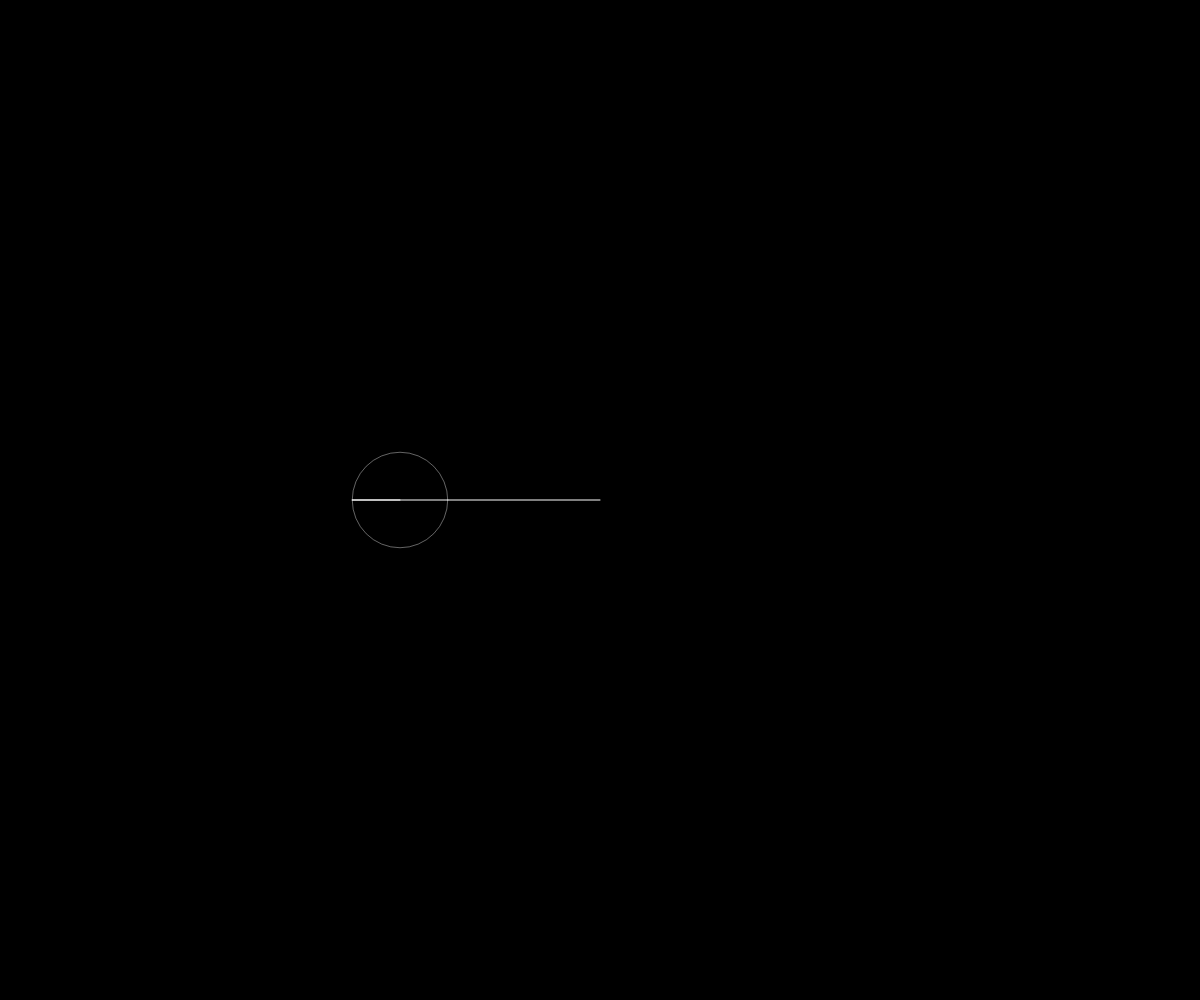
Frame 1 (no input)
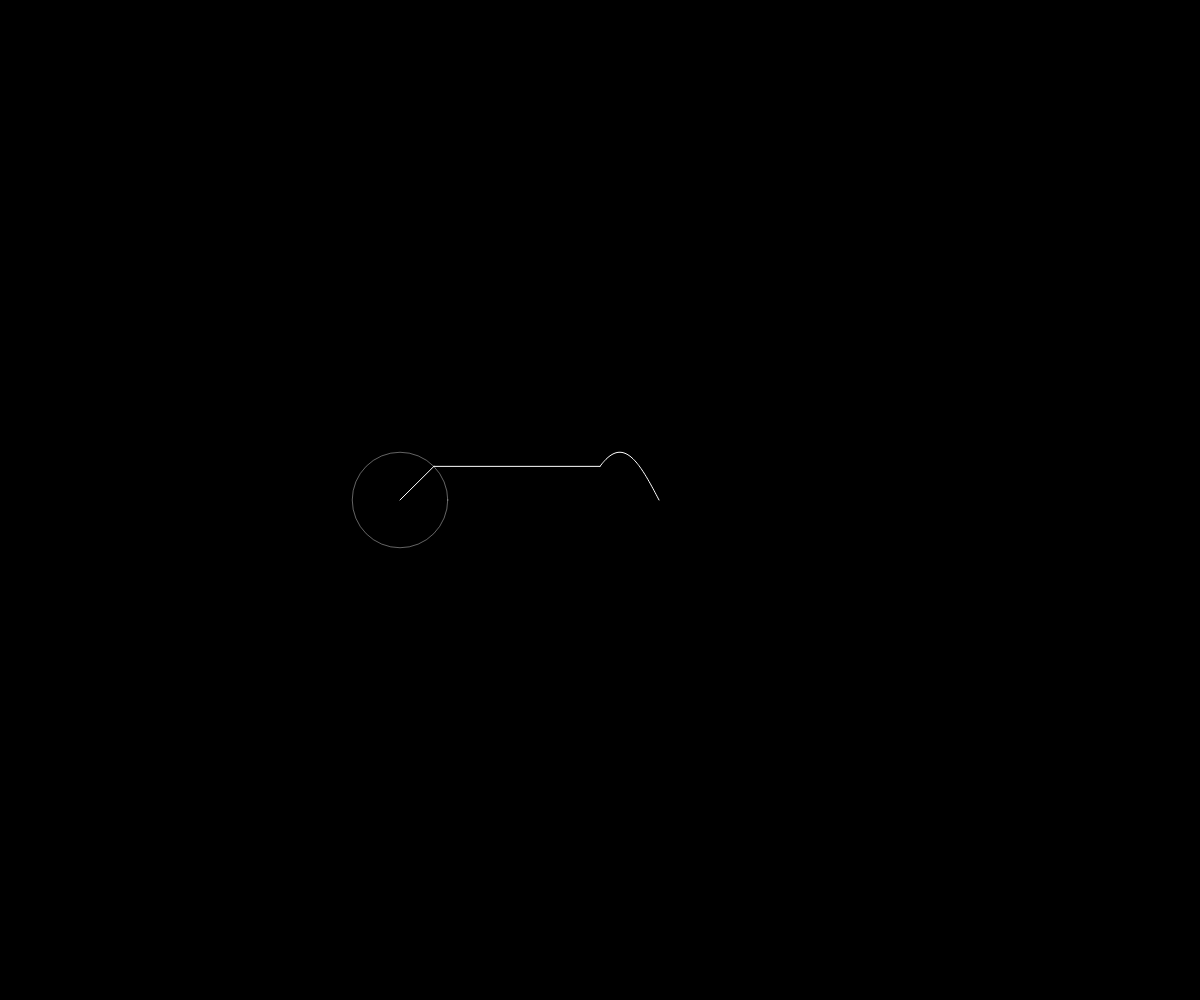
Frame 60 (no input)
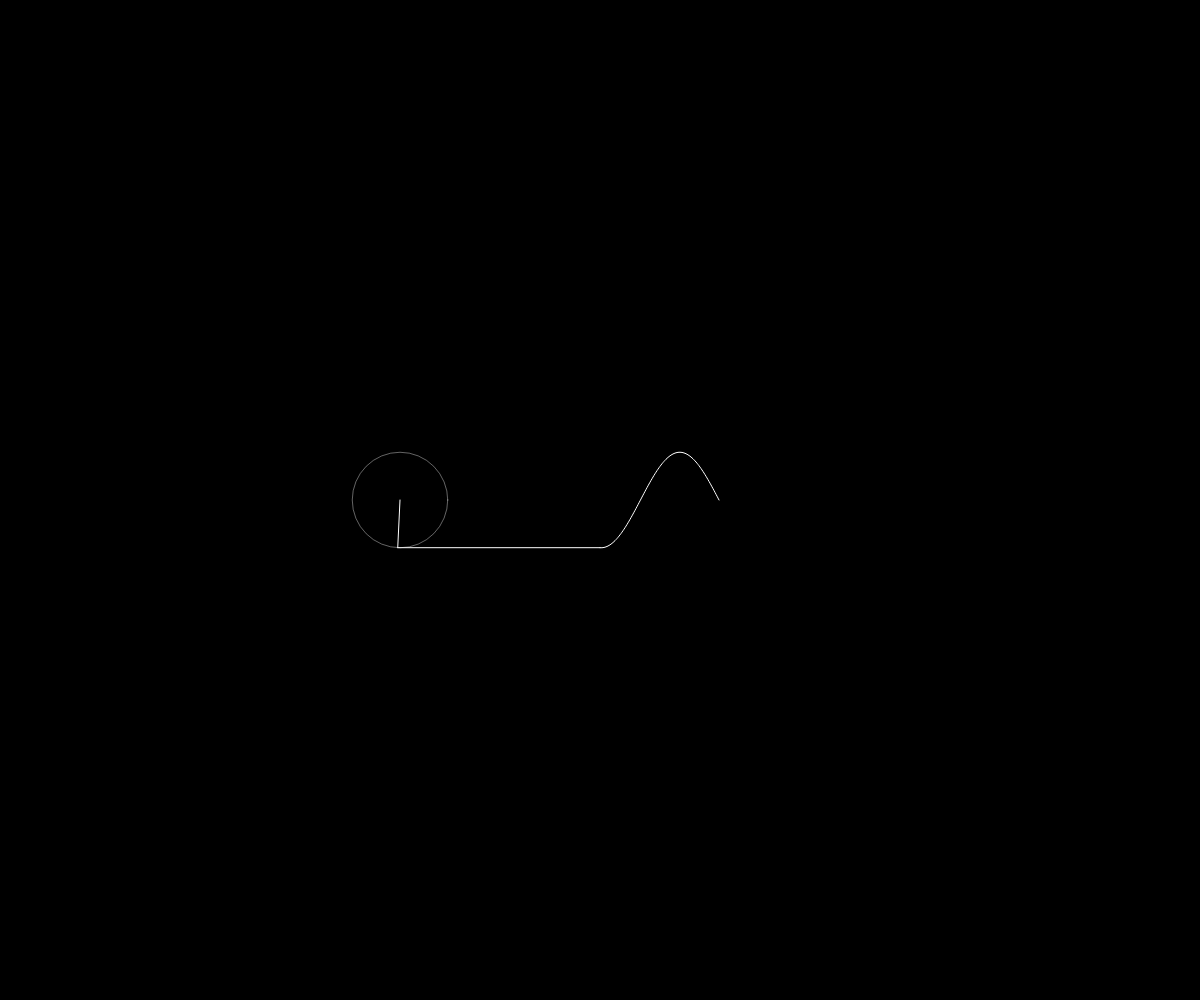
Frame 120 (the mouse pressed at the canvas centre since frame 60)

The p5.js sketch that drew these frames (run headless with seeded random() and noise() and a simulated clock; from frame 60 on, the mouse is pressed at the canvas centre):

// p5.js sketch
// ── sketch.js
let time = 0; // represents the angle
let wave = []; // this will hold the y values
let slider;

function setup() {
	const canvas = createCanvas(windowWidth, windowHeight);
	slider = createSlider(1, 10, 1);
}

function windowResized() {
  	resizeCanvas(windowWidth, windowHeight);
}

function draw() {
	background(0);
	translate(windowWidth/3, windowHeight/2);

	let x = 0; 
	let y = 0;
	for(let i = 0; i < slider.value(); i++) {
		let prevX = x;
		let prevY = y;
		let n = i + 1;
		// polar to cartesian conversion
		let radius = 75 * (2 / (n * pow(-1, i + 1) * PI));
		x += radius * cos(n * time);
		y += radius * sin(n * time);
		
		// draw circle
		stroke(255, 100);
		noFill();
		ellipse(prevX, prevY, radius * 2);

		stroke(255);
		line(prevX, prevY, x, y);
		// ellipse(x, y, 8);
	}

	wave.unshift(y); // storing y values here, add to beginning
	translate(200, 0); // draw wave to the side
	line(x - 200, y, 0, wave[0]);

	beginShape();
	noFill();
	for(let i = 0; i < wave.length; i++) {
		vertex(i, wave[i]);
	} 
	endShape();

	time += 0.04;

	if(wave.length > 500) {
		wave.pop(); // delete last point
	}
}
